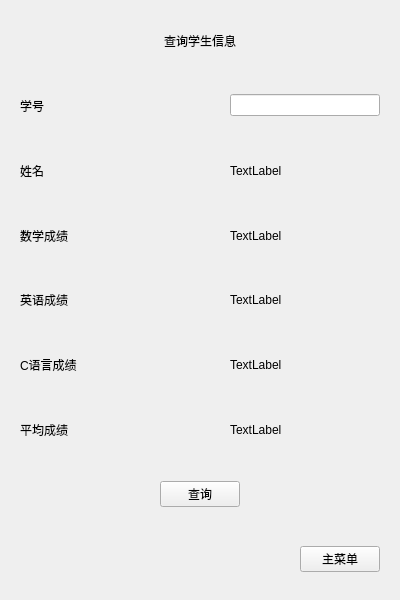
<?xml version="1.0" encoding="UTF-8"?>
<ui version="4.0">
 <class>SelectWidget</class>
 <widget class="QWidget" name="SelectWidget">
  <property name="geometry">
   <rect>
    <x>0</x>
    <y>0</y>
    <width>400</width>
    <height>600</height>
   </rect>
  </property>
  <property name="sizePolicy">
   <sizepolicy hsizetype="Fixed" vsizetype="Fixed">
    <horstretch>0</horstretch>
    <verstretch>0</verstretch>
   </sizepolicy>
  </property>
  <property name="minimumSize">
   <size>
    <width>400</width>
    <height>600</height>
   </size>
  </property>
  <property name="maximumSize">
   <size>
    <width>400</width>
    <height>600</height>
   </size>
  </property>
  <property name="windowTitle">
   <string>Form</string>
  </property>
  <layout class="QVBoxLayout" name="verticalLayout">
   <item>
    <widget class="QWidget" name="widget_4" native="true">
     <layout class="QHBoxLayout" name="horizontalLayout_4">
      <item>
       <spacer name="horizontalSpacer_5">
        <property name="orientation">
         <enum>Qt::Horizontal</enum>
        </property>
        <property name="sizeHint" stdset="0">
         <size>
          <width>40</width>
          <height>20</height>
         </size>
        </property>
       </spacer>
      </item>
      <item>
       <widget class="QLabel" name="label">
        <property name="text">
         <string>查询学生信息</string>
        </property>
       </widget>
      </item>
      <item>
       <spacer name="horizontalSpacer_6">
        <property name="orientation">
         <enum>Qt::Horizontal</enum>
        </property>
        <property name="sizeHint" stdset="0">
         <size>
          <width>40</width>
          <height>20</height>
         </size>
        </property>
       </spacer>
      </item>
     </layout>
    </widget>
   </item>
   <item>
    <widget class="QWidget" name="widget_3" native="true">
     <layout class="QHBoxLayout" name="horizontalLayout_3">
      <item>
       <widget class="QLabel" name="label_2">
        <property name="text">
         <string>学号</string>
        </property>
       </widget>
      </item>
      <item>
       <spacer name="horizontalSpacer_4">
        <property name="orientation">
         <enum>Qt::Horizontal</enum>
        </property>
        <property name="sizeHint" stdset="0">
         <size>
          <width>40</width>
          <height>20</height>
         </size>
        </property>
       </spacer>
      </item>
      <item>
       <widget class="QLineEdit" name="lineEdit">
        <property name="minimumSize">
         <size>
          <width>150</width>
          <height>0</height>
         </size>
        </property>
        <property name="maximumSize">
         <size>
          <width>150</width>
          <height>16777215</height>
         </size>
        </property>
       </widget>
      </item>
     </layout>
    </widget>
   </item>
   <item>
    <widget class="QWidget" name="widget_5" native="true">
     <layout class="QHBoxLayout" name="horizontalLayout_5">
      <item>
       <widget class="QLabel" name="label_3">
        <property name="text">
         <string>姓名</string>
        </property>
       </widget>
      </item>
      <item>
       <spacer name="horizontalSpacer_7">
        <property name="orientation">
         <enum>Qt::Horizontal</enum>
        </property>
        <property name="sizeHint" stdset="0">
         <size>
          <width>40</width>
          <height>20</height>
         </size>
        </property>
       </spacer>
      </item>
      <item>
       <widget class="QLabel" name="label_name">
        <property name="minimumSize">
         <size>
          <width>150</width>
          <height>0</height>
         </size>
        </property>
        <property name="maximumSize">
         <size>
          <width>150</width>
          <height>16777215</height>
         </size>
        </property>
        <property name="text">
         <string>TextLabel</string>
        </property>
       </widget>
      </item>
     </layout>
    </widget>
   </item>
   <item>
    <widget class="QWidget" name="widget_6" native="true">
     <layout class="QHBoxLayout" name="horizontalLayout_6">
      <item>
       <widget class="QLabel" name="label_4">
        <property name="text">
         <string>数学成绩</string>
        </property>
       </widget>
      </item>
      <item>
       <spacer name="horizontalSpacer_8">
        <property name="orientation">
         <enum>Qt::Horizontal</enum>
        </property>
        <property name="sizeHint" stdset="0">
         <size>
          <width>40</width>
          <height>20</height>
         </size>
        </property>
       </spacer>
      </item>
      <item>
       <widget class="QLabel" name="label_math">
        <property name="minimumSize">
         <size>
          <width>150</width>
          <height>0</height>
         </size>
        </property>
        <property name="maximumSize">
         <size>
          <width>150</width>
          <height>16777215</height>
         </size>
        </property>
        <property name="text">
         <string>TextLabel</string>
        </property>
       </widget>
      </item>
     </layout>
    </widget>
   </item>
   <item>
    <widget class="QWidget" name="widget_7" native="true">
     <layout class="QHBoxLayout" name="horizontalLayout_7">
      <item>
       <widget class="QLabel" name="label_5">
        <property name="text">
         <string>英语成绩</string>
        </property>
       </widget>
      </item>
      <item>
       <spacer name="horizontalSpacer_9">
        <property name="orientation">
         <enum>Qt::Horizontal</enum>
        </property>
        <property name="sizeHint" stdset="0">
         <size>
          <width>40</width>
          <height>20</height>
         </size>
        </property>
       </spacer>
      </item>
      <item>
       <widget class="QLabel" name="label_english">
        <property name="minimumSize">
         <size>
          <width>150</width>
          <height>0</height>
         </size>
        </property>
        <property name="maximumSize">
         <size>
          <width>150</width>
          <height>16777215</height>
         </size>
        </property>
        <property name="text">
         <string>TextLabel</string>
        </property>
       </widget>
      </item>
     </layout>
    </widget>
   </item>
   <item>
    <widget class="QWidget" name="widget_8" native="true">
     <layout class="QHBoxLayout" name="horizontalLayout_8">
      <item>
       <widget class="QLabel" name="label_6">
        <property name="text">
         <string>C语言成绩</string>
        </property>
       </widget>
      </item>
      <item>
       <spacer name="horizontalSpacer_10">
        <property name="orientation">
         <enum>Qt::Horizontal</enum>
        </property>
        <property name="sizeHint" stdset="0">
         <size>
          <width>40</width>
          <height>20</height>
         </size>
        </property>
       </spacer>
      </item>
      <item>
       <widget class="QLabel" name="label_c">
        <property name="minimumSize">
         <size>
          <width>150</width>
          <height>0</height>
         </size>
        </property>
        <property name="maximumSize">
         <size>
          <width>150</width>
          <height>16777215</height>
         </size>
        </property>
        <property name="text">
         <string>TextLabel</string>
        </property>
       </widget>
      </item>
     </layout>
    </widget>
   </item>
   <item>
    <widget class="QWidget" name="widget_9" native="true">
     <layout class="QHBoxLayout" name="horizontalLayout_9">
      <item>
       <widget class="QLabel" name="label_11">
        <property name="text">
         <string>平均成绩</string>
        </property>
       </widget>
      </item>
      <item>
       <spacer name="horizontalSpacer_11">
        <property name="orientation">
         <enum>Qt::Horizontal</enum>
        </property>
        <property name="sizeHint" stdset="0">
         <size>
          <width>40</width>
          <height>20</height>
         </size>
        </property>
       </spacer>
      </item>
      <item>
       <widget class="QLabel" name="label_average">
        <property name="minimumSize">
         <size>
          <width>150</width>
          <height>0</height>
         </size>
        </property>
        <property name="maximumSize">
         <size>
          <width>150</width>
          <height>16777215</height>
         </size>
        </property>
        <property name="text">
         <string>TextLabel</string>
        </property>
       </widget>
      </item>
     </layout>
    </widget>
   </item>
   <item>
    <widget class="QWidget" name="widget_2" native="true">
     <layout class="QHBoxLayout" name="horizontalLayout_2">
      <item>
       <spacer name="horizontalSpacer_2">
        <property name="orientation">
         <enum>Qt::Horizontal</enum>
        </property>
        <property name="sizeHint" stdset="0">
         <size>
          <width>40</width>
          <height>20</height>
         </size>
        </property>
       </spacer>
      </item>
      <item>
       <widget class="QPushButton" name="pushButton">
        <property name="text">
         <string>查询</string>
        </property>
       </widget>
      </item>
      <item>
       <spacer name="horizontalSpacer_3">
        <property name="orientation">
         <enum>Qt::Horizontal</enum>
        </property>
        <property name="sizeHint" stdset="0">
         <size>
          <width>40</width>
          <height>20</height>
         </size>
        </property>
       </spacer>
      </item>
     </layout>
    </widget>
   </item>
   <item>
    <widget class="QWidget" name="widget" native="true">
     <layout class="QHBoxLayout" name="horizontalLayout">
      <item>
       <spacer name="horizontalSpacer">
        <property name="orientation">
         <enum>Qt::Horizontal</enum>
        </property>
        <property name="sizeHint" stdset="0">
         <size>
          <width>40</width>
          <height>20</height>
         </size>
        </property>
       </spacer>
      </item>
      <item>
       <widget class="QPushButton" name="btn_returnToMain">
        <property name="text">
         <string>主菜单</string>
        </property>
       </widget>
      </item>
     </layout>
    </widget>
   </item>
  </layout>
 </widget>
 <resources/>
 <connections/>
</ui>
